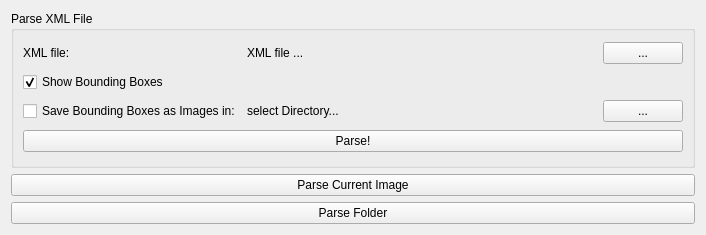
<ui version="4.0" >
 <class>FineReaderXMLDataParserWidget</class>
 <widget class="QWidget" name="FineReaderXMLDataParserWidget" >
  <property name="geometry" >
   <rect>
    <x>0</x>
    <y>0</y>
    <width>683</width>
    <height>235</height>
   </rect>
  </property>
  <property name="windowTitle" >
   <string>FineReader XML Data Parser</string>
  </property>
  <layout class="QVBoxLayout" >
   <item>
    <widget class="QGroupBox" name="groupBox" >
     <property name="title" >
      <string>Parse XML File</string>
     </property>
     <layout class="QGridLayout" >
      <item row="0" column="0" >
       <widget class="QLabel" name="label_3" >
        <property name="text" >
         <string>XML file:</string>
        </property>
       </widget>
      </item>
      <item row="0" column="1" >
       <widget class="QLabel" name="xmlFileNameLabel" >
        <property name="minimumSize" >
         <size>
          <width>350</width>
          <height>0</height>
         </size>
        </property>
        <property name="text" >
         <string>XML file ... </string>
        </property>
       </widget>
      </item>
      <item row="0" column="2" >
       <widget class="QPushButton" name="chooseXMLFileButton" >
        <property name="text" >
         <string>...</string>
        </property>
       </widget>
      </item>
      <item row="1" column="0" colspan="3" >
       <widget class="QCheckBox" name="showBBoxesCheckBox" >
        <property name="text" >
         <string>Show Bounding Boxes</string>
        </property>
        <property name="checked" >
         <bool>true</bool>
        </property>
       </widget>
      </item>
      <item row="3" column="0" >
       <widget class="QCheckBox" name="saveBBoxesCheckBox" >
        <property name="text" >
         <string>Save Bounding Boxes as Images in:</string>
        </property>
       </widget>
      </item>
      <item row="3" column="1" >
       <widget class="QLabel" name="bboxSaveDirLabel" >
        <property name="text" >
         <string>select Directory...</string>
        </property>
       </widget>
      </item>
      <item row="3" column="2" >
       <widget class="QPushButton" name="chooseBBoxSaveDirButton" >
        <property name="text" >
         <string>...</string>
        </property>
       </widget>
      </item>
      <item row="4" column="0" colspan="3" >
       <widget class="QPushButton" name="parseXMLButton" >
        <property name="text" >
         <string>Parse!</string>
        </property>
       </widget>
      </item>
     </layout>
    </widget>
   </item>
   <item>
    <widget class="QPushButton" name="parseImageButton" >
     <property name="text" >
      <string>Parse Current Image</string>
     </property>
    </widget>
   </item>
   <item>
    <widget class="QPushButton" name="parseFolderButton" >
     <property name="text" >
      <string>Parse Folder</string>
     </property>
    </widget>
   </item>
  </layout>
 </widget>
 <resources/>
 <connections/>
</ui>
